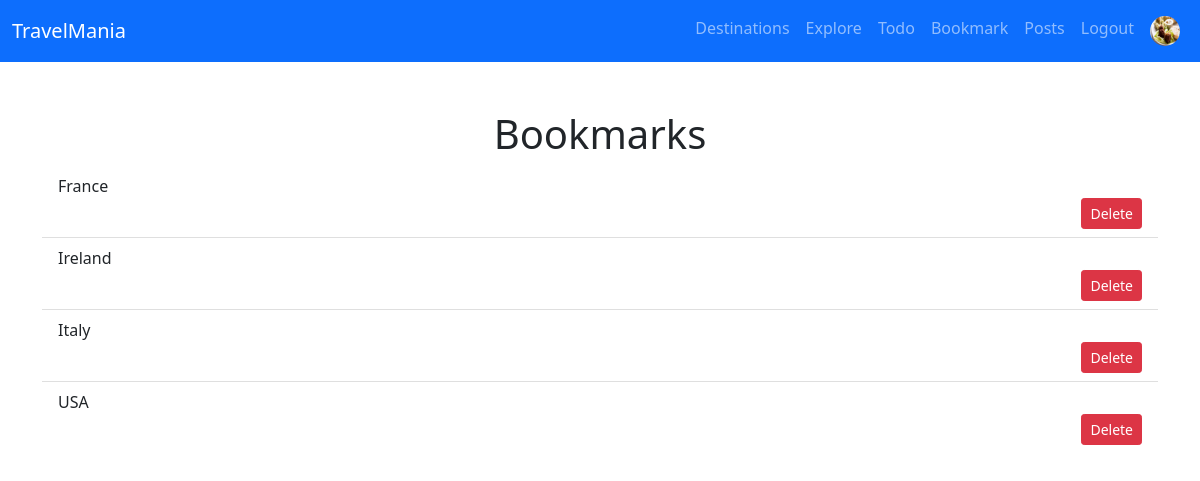
The app's page /user/bookmarks (signed in) with its own data.
### travel/user/models.py (models this page shows, shortened)
class User(db.Model, UserMixin):
    id = db.Column(db.Integer, primary_key=True)
    name = db.Column(db.String(30), unique=False, nullable=False)
    username = db.Column(db.String(30), unique=True, nullable=False)
    email = db.Column(db.String(120), unique=True, nullable=False)
    password = db.Column(db.String(180), unique=False, nullable=False)
    date_created = db.Column(db.DateTime(timezone=True), default=func.now())
    avatar = db.Column(db.String(20), default='avatar.png', nullable=False)
    notes = db.relationship('Note')
    bookmarks = db.relationship('Bookmark')
    posts = db.relationship('Post')
    comments = db.relationship('Comment')
    likes = db.relationship('Like', backref='user', passive_deletes=True)

class Bookmark(db.Model):
    id = db.Column(db.Integer, primary_key=True)
    country = db.Column(db.String(50))
    date = db.Column(db.DateTime(timezone=True), default=func.now())
    user_id = db.Column(db.Integer, db.ForeignKey('user.id'))

### travel/user/views.py (the view)
@login_required
@user_views.route('/bookmarks')
def bookmarks():
    bookmark=Bookmark.query.order_by(Bookmark.id.desc()).all()
    return render_template("user/bookmarks.html", user=current_user, bookmark=bookmark)

### travel/__init__.py (called while the page is built)
@login_manager.user_loader
def user_loader(user_id):
    return User.query.get(user_id)

### travel/templates/user/bookmarks.html (shortened to what this page needs)
{% extends 'layout.html' %}
{% block content %}
<div class="container pt-5">
  <h1 class="text-center">Bookmarks</h1>
  <ul class="list-group list-group-flush" id="bookmarks">
    {% if user.bookmarks|length %}
      {% for bookmark in user.bookmarks %}
        <li class="list-group-item">
          {{ bookmark.country }}
          <form action="/user/deletebookmark/{{bookmark.id}}" method="POST">
            <button type="submit" class="btn btn-danger btn-sm float-right">Delete</button>
          </form>
        </li>
      {% endfor %}
    {% else %}
      <p class="text-center">No bookmarks added yet!</p>
    {% endif %}
  </ul>
</div>
{% endblock %}

### travel/templates/layout.html (shortened to what this page needs)
<!DOCTYPE html>
<html>
  <head>
    <link href="https://cdn.jsdelivr.net/npm/bootstrap@5.1.1/dist/css/bootstrap.min.css" rel="stylesheet">
    <link href="https://cdnjs.cloudflare.com/ajax/libs/font-awesome/5.14.0/css/all.min.css" rel="stylesheet" type="text/css">
    <link rel="stylesheet" type="text/css" href="{{ url_for('static',filename='css/main.css') }}">
  </head>
  <body>
    <nav class="navbar navbar-expand-lg navbar-dark bg-primary">
      <div class="container-fluid">
        <a class="navbar-brand mb-0 h1" href="{{ url_for('views.home') }}">TravelMania</a>
        <div class="collapse navbar-collapse" id="navbarSupportedContent">
          <ul class="navbar-nav ms-auto mb-2 mb-lg-0 text-center">
            <li class="nav-item"><a class="nav-link" href="{{url_for('views.destinations')}}">Destinations</a></li>
            <li class="nav-item"><a class="nav-link" href="{{url_for('views.explore')}}">Explore</a></li>
            {% if user.is_authenticated %}
            <li class="nav-item"><a class="nav-link" href="{{url_for('user_views.todo')}}" >Todo</a></li>
            <li class="nav-item"><a class="nav-link" href="{{url_for('user_views.bookmarks')}}">Bookmark</a></li>
            <li class="nav-item"><a class="nav-link" href="{{url_for('user_views.posts', username=user.username)}}">Posts</a></li>
            <li class="nav-item"><a class="nav-link" href="{{url_for('user_auth.logout')}}" >Logout</a></li>
            <li class="nav-item"><a class="nav-link" href="{{url_for('user_views.profile')}}" ><img class="rounded-circle account-icon" src="{{ url_for('static', filename='img/avatar/' + user.avatar) }}"></a></li>
            {% else %}
            <li class="nav-item"><a class="nav-link" href="{{ url_for('user_auth.login') }}">Login</a></li>
            <li class="nav-item"><a class="nav-link" href="{{ url_for('user_auth.signup') }}">Signup</a></li>
            {% endif %}
        </div>
      </div>
    </nav>
    {% block content %} {% endblock %}
  </body>
</html>

### travel/static/css/main.css (style rules this page uses)
.account-icon { height: 30px; width: 30px; }
.float-right { float:right; }

### records on screen
User: avatar (picture)
Bookmark: country "France"
Bookmark: country "Ireland"
Bookmark: country "Italy"
Bookmark: country "USA"
